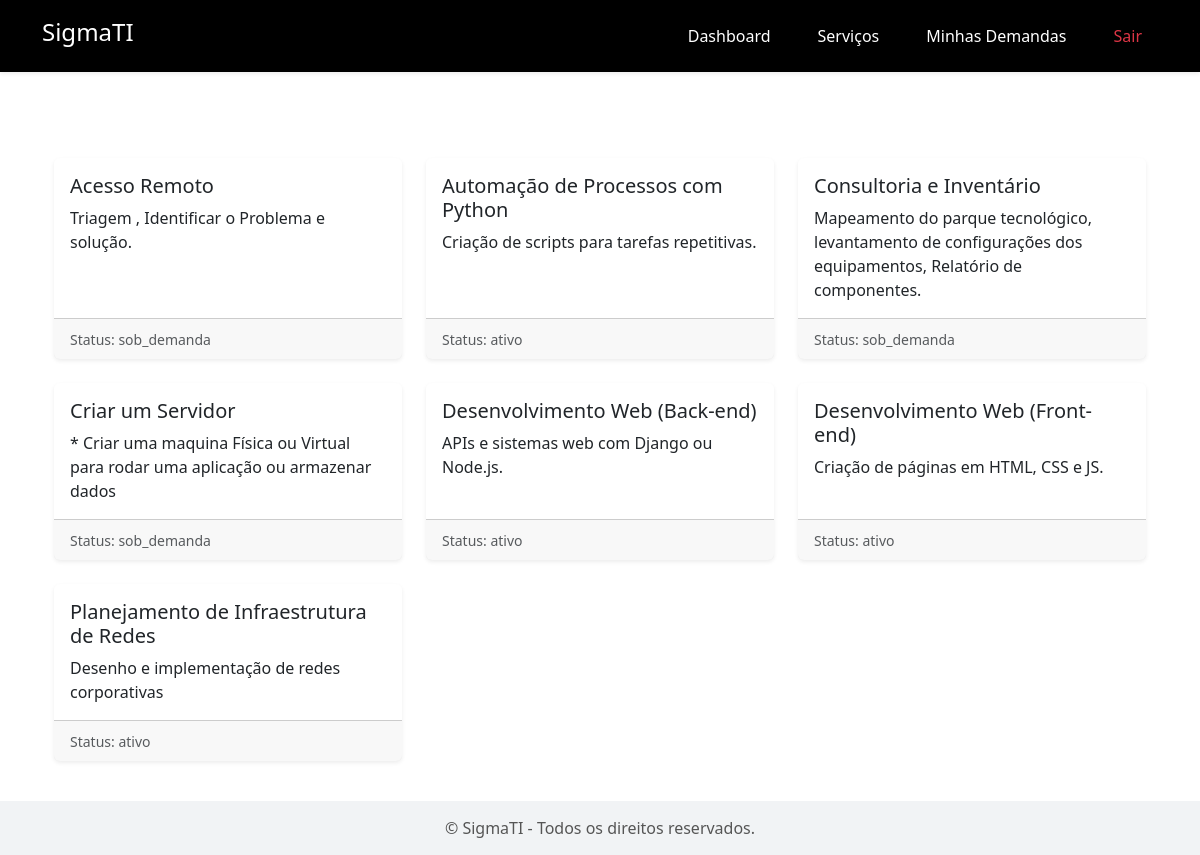
Before: /listar_servicos/ (signed in) with the older database file.
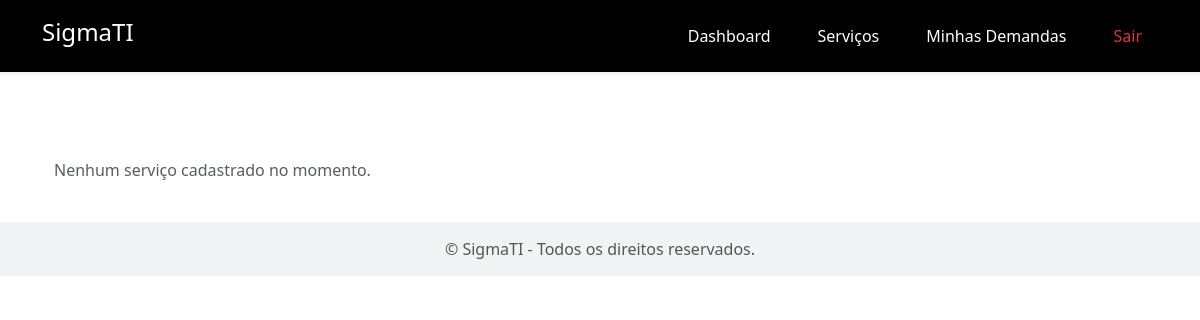
After: the same page with the newer database file.
### AppHome/models.py (models this page shows, shortened)
class Servico(models.Model):
    CATEGORIAS = [
        ('infraestrutura', 'Infraestrutura'),
        ('desenvolvimento', 'Desenvolvimento'),
        ('automacao', 'Automação'),
        ('suporte', 'Suporte'),
        ('consultoria', 'Consultoria'),
    ]
    MODELOS_COBRANCA = [
        ('hora', 'Hora'),
        ('projeto_fechado', 'Projeto Fechado'),
        ('mensalidade', 'Mensalidade'),
        ('retainer', 'Retainer'),
    ]
    REQUISITOS = [
        ('acesso_a_conta', 'Acesso a Conta'),
        ('acesso_remoto', 'Acesso Remoto'),
        ('documentacao_rede', 'Documentação da Rede'),
        ('acesso_servidor', 'Acesso ao Servidor'),
        ('infraestrutura_basica', 'Infraestrutura Básica'),
        ('equipamento_rede', 'Equipamento de Rede'),
    ]
    FERRAMENTAS = [
        ('AnyDesk', 'AnyDesk'),
        ('pendrive', 'PenDrive'),
        ('powerapps', 'PowerApps'),
        ('python', 'Python'),
        ('django', 'Django'),
        ('react', 'React'),
        ('pfsense', 'Pfsense'),
        ('mikrotik', 'Mikrotik'),
        ('power_apps', 'Power Apps'),
        ('github', 'GitHub'),
        ('azure', 'Azure'),
        ('aws', 'AWS'),
        ('docker', 'Docker'),
        ('sql_server', 'SQL Server'),
    ]
    TEMPO_MEDIO = [
        ('30_minutos','30 minutos'),
        ('1_hora','1 hora'),
        ('3_horas','3 horas'),
        ('6_horas','6 horas'),
        ('12_horas','12 horas'),
        ('1_dia_util', '1 dia útil'),
        ('3_dias_uteis', '3 dias úteis'),
        ('5_dias_uteis', '5 dias úteis'),
        ('1_semana', '1 semana'),
        ('2_semanas', '2 semanas'),
        ('1_mes', '1 mês'),
    ]
    COMPLEXIDADE = [
        ('baixa', 'Baixa'),
        ('media', 'Média'),
        ('alta', 'Alta'),
    ]
    STATUS = [
        ('ativo', 'Ativo'),
        ('em_desenvolvimento', 'Em Desenvolvimento'),
        ('sob_demanda', 'Sob Demanda'),
        ('em_manutencao', 'Em Manutenção'),
    ]
    nome = models.CharField(max_length=100)
    descricao = models.TextField()
    valor = models.DecimalField(max_digits=10, decimal_places=2)
    categoria = models.CharField(max_length=50, choices=CATEGORIAS, default='hora')
    modelo_cobranca = models.CharField(max_length=50, choices=MODELOS_COBRANCA)
    requisitos = models.CharField(max_length=100, choices=REQUISITOS, blank=True, null=True)
    ferramentas = models.CharField(max_length=100, choices=FERRAMENTAS, blank=True, null=True)
    tempo_medio_execucao = models.CharField(max_length=50, choices=TEMPO_MEDIO)
    nivel_complexidade = models.CharField(max_length=50, choices=COMPLEXIDADE)
    status = models.CharField(max_length=50, choices=STATUS)
    documentacao = models.FileField(upload_to='documentos/', blank=True, null=True)

### AppHome/views.py (the view)
# urls.py: path('listar_servicos/', views.listar_servicos, name='listar_servicos'),
@login_required
def listar_servicos(request):
    servicos = Servico.objects.all().order_by("nome")
    return render(request, "AppHome/listar_servicos.html", {"servicos": servicos})

### AppHome/context_processors.py (called while the page is built)
def permissoes_usuario(request):
    if not request.user.is_authenticated:
        return {}
    usuario_pode_alterar = request.user.is_superuser or request.user.groups.filter(name="Técnicos").exists()
    return {
        'usuario_pode_alterar': usuario_pode_alterar
    }

### AppHome/templates/AppHome/listar_servicos.html (shortened to what this page needs)
{% extends "AppHome/base.html" %}
{% block content %}
<div class="container my-4 text-white">
    <h2 class="mb-4">Serviços Disponíveis</h2>
    {% if servicos %}
        <div class="row row-cols-1 row-cols-md-2 row-cols-lg-3 g-4">
            {% for servico in servicos %}
            <div class="col">
                <div class="card h-100 shadow-sm border-0">
                    <div class="card-body">
                        <h5 class="card-title">{{ servico.nome }}</h5>
                        <p class="card-text">{{ servico.descricao }}</p>
                    </div>
                    {% if servico.status %}
                    <div class="card-footer">
                        <small class="text-muted">Status: {{ servico.status }}</small>
                    </div>
                    {% endif %}
                </div>
            </div>
            {% endfor %}
        </div>
    {% else %}
        <p class="text-muted">Nenhum serviço cadastrado no momento.</p>
    {% endif %}
</div>
{% endblock %}

Changed rows visible on the page:
removed Servico: nome "Acesso Remoto", descricao "Triagem , Identificar o Problema e solução.", status "sob_demanda"
removed Servico: nome "Automação de Processos com Python", descricao "Criação de scripts para tarefas repetitivas.", status "ativo"
removed Servico: nome "Consultoria e Inventário", descricao "Mapeamento do parque tecnológico, levantamento de configurações dos equipamentos, Relatório de componentes.", status "sob_demanda"
removed Servico: nome "Criar um Servidor", descricao "* Criar uma maquina Física ou Virtual para rodar uma aplicação ou armazenar dados", status "sob_demanda"
removed Servico: nome "Desenvolvimento Web (Back-end)", descricao "APIs e sistemas web com Django ou Node.js.", status "ativo"
removed Servico: nome "Desenvolvimento Web (Front-end)", descricao "Criação de páginas em HTML, CSS e JS.", status "ativo"
removed Servico: nome "Planejamento de Infraestrutura de Redes", descricao "Desenho e implementação de redes corporativas", status "ativo"
Other visible differences:
text now shown: "Nenhum serviço cadastrado no momento."
